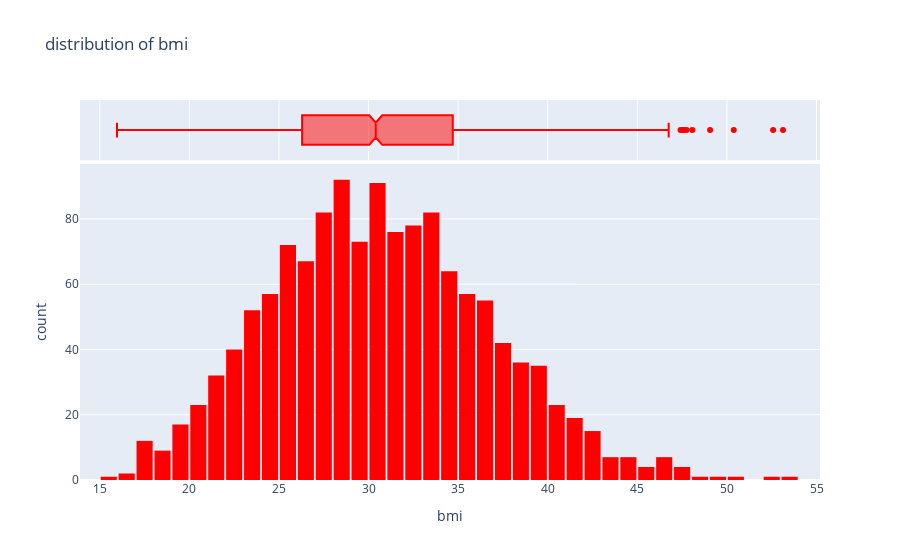

Notebook source saved alongside this figure:
### Code cell
fig = px.histogram(df, x='bmi', marginal='box', nbins=47, title="distribution of bmi", color_discrete_sequence=['red'])
fig.update_layout( bargap=0.1)
fig.show()

### Figure 1 — Plotly figure (JSON) as saved in the notebook; plotly's stock layout.template omitted (floating-point values rounded to 4 significant figures; data arrays with more than 128 entries replaced by an {"elided": "..."} marker saying what was removed)
{"data": [{"alignmentgroup": "True", "bingroup": "x", "hovertemplate": "bmi=%{x}<br>count=%{y}<extra></extra>", "legendgroup": "", "marker": {"color": "red", "pattern": {"shape": ""}}, "name": "", "nbinsx": 47, "offsetgroup": "", "orientation": "v", "showlegend": false, "type": "histogram", "x": {"elided": "1338 float values"}, "xaxis": "x", "yaxis": "y"}, {"alignmentgroup": "True", "hovertemplate": "bmi=%{x}<extra></extra>", "legendgroup": "", "marker": {"color": "red"}, "name": "", "notched": true, "offsetgroup": "", "showlegend": false, "type": "box", "x": {"elided": "1338 float values"}, "xaxis": "x2", "yaxis": "y2"}], "layout": {"bargap": 0.1, "barmode": "relative", "legend": {"tracegroupgap": 0}, "title": {"text": "distribution of bmi"}, "xaxis": {"anchor": "y", "domain": [0, 1], "title": {"text": "bmi"}}, "xaxis2": {"anchor": "y2", "domain": [0, 1], "matches": "x", "showgrid": true, "showticklabels": false}, "yaxis": {"anchor": "x", "domain": [0, 0.8316], "title": {"text": "count"}}, "yaxis2": {"anchor": "x2", "domain": [0.8416, 1], "matches": "y2", "showgrid": false, "showline": false, "showticklabels": false, "ticks": ""}}}
